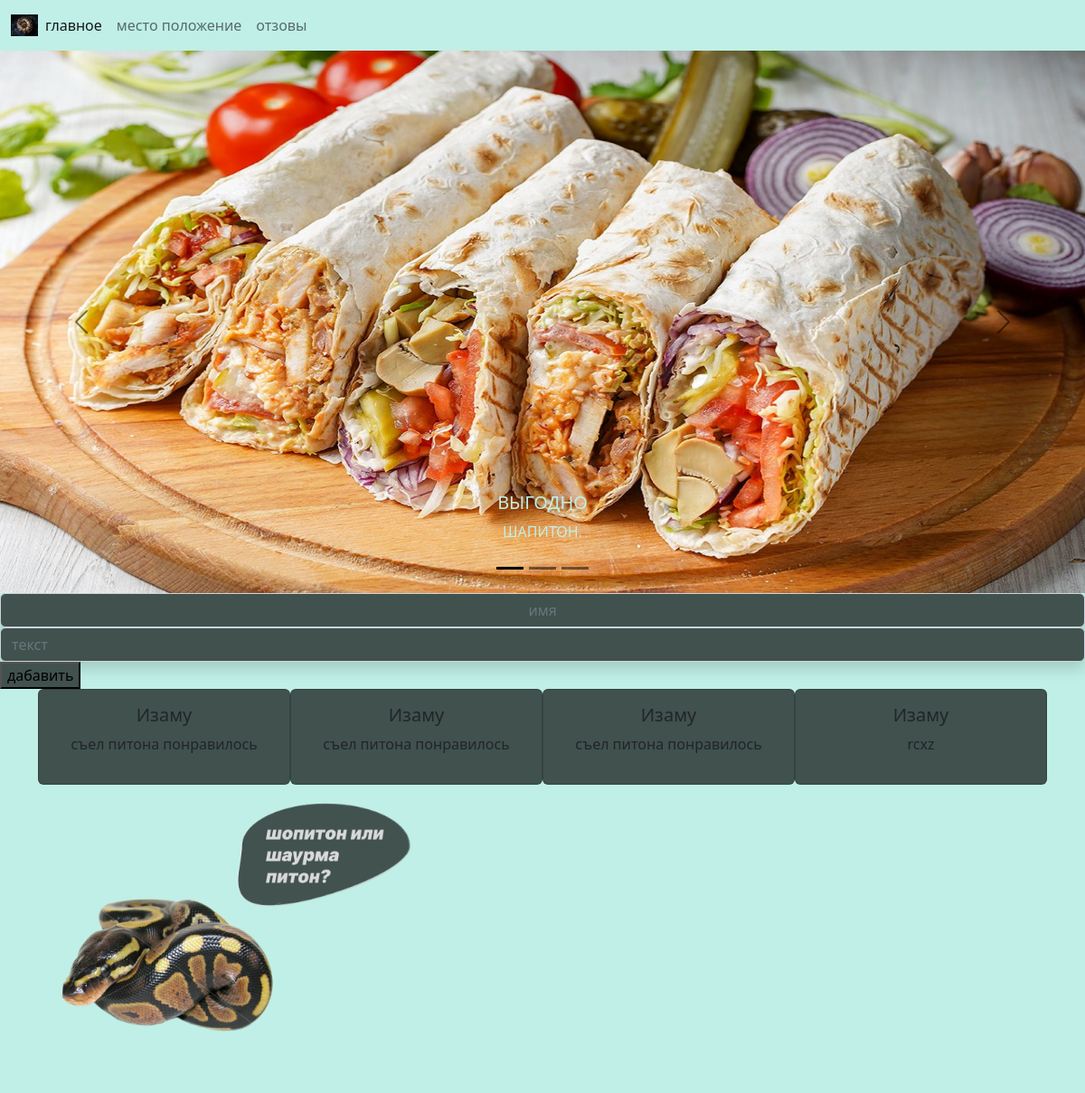
Page /odzov/ on the committed database.
### wer/models.py (models this page shows)
class Reviz(models.Model):
    name = models.CharField(max_length=150)
    text =models.TextField()
    creted_at = models.DateField(auto_now_add=True)

### wer/views.py (the view)
# urls.py: path("odzov/", blog, name="ger"),
def blog(request):
    revizs = Reviz.objects.all()
    if request.method =="POST":
        retr =request.POST.get("name")
        ter =request.POST.get("text")
        Reviz.objects.create(name =retr,text =ter)
    return render(request, "odzov.html",{"reviz":revizs})

### wer/templates/odzov.html (shortened to what this page needs)
{% load static %}
<!DOCTYPE html>
<html lang="en">
<head>
    <link rel="stylesheet" href="https://cdn.jsdelivr.net/npm/bootstrap@5.2.3/dist/css/bootstrap.min.css">
    <link rel="stylesheet" href="{% static 'wer/css/ii.css'%}">
</head>
<body>
  <header>
    <nav class="navbar navbar-expand-lg bg-body-tertiary">
      <div class="container-fluid">
        <img src="{% static 'wer/img/image1.png'%}" alt="Bootstrap" width="30" height="24">
        <div class="collapse navbar-collapse" id="navbarSupportedContent">
          <ul class="navbar-nav me-auto mb-2 mb-lg-0">
            <li class="nav-item">
              <a class="nav-link active" aria-current="page" href="{%url 'fer'%}">главное</a>
            </li>
            <li class="nav-item">
              <a class="nav-link" href="{%url 'ret'%}">место положение</a>
            </li>
            <li class="nav-item">
              <a class="nav-link" href="{%url 'ger'%}">отзовы</a>
            </li>
          </ul>
        </div>
      </div>
    </nav>
    <div id="carouselExampleDark" class="carousel carousel-dark slide">
      <div class="carousel-indicators">
        <button type="button" data-bs-target="#carouselExampleDark" data-bs-slide-to="0" class="active" aria-current="true" aria-label="Slide 1"></button>
        <button type="button" data-bs-target="#carouselExampleDark" data-bs-slide-to="1" aria-label="Slide 2"></button>
        <button type="button" data-bs-target="#carouselExampleDark" data-bs-slide-to="2" aria-label="Slide 3"></button>
      </div>
      <div class="carousel-inner tey">
        <div class="carousel-item active" data-bs-interval="10000">
          <img src="{% static 'wer/img/iii.png' %}" class="d-block w-100 sas" alt="...">
          <div class="carousel-caption d-none d-md-block">
            <h5 class="ert">ВЫГОДНО</h5>
            <p class="ert">ШАПИТОН.</p>
          </div>
        </div>
      </div>
      <button class="carousel-control-prev" type="button" data-bs-target="#carouselExampleDark" data-bs-slide="prev">
        <span class="carousel-control-prev-icon" aria-hidden="true"></span>
      </button>
      <button class="carousel-control-next" type="button" data-bs-target="#carouselExampleDark" data-bs-slide="next">
        <span class="carousel-control-next-icon" aria-hidden="true"></span>
      </button>
    </div>
  </header>
  <form method="post">
      <input class="shadow text-center form-control  text-primary wer " type="text" placeholder="имя" name="name">
      <input class="shadow text-conter form-control text-primary wer " type="text" placeholder="текст" name="text">
      <button class="wer" type="submit ">дабавить</button>
</form>
<div class="container d-flex justify-content-center ">
  {% for iterator in reviz %}
  <div class="card text-center ,flex-row wer" style="width: 18rem;">
      <div class="card-body">
          <h5 class="card-title">{{iterator.name}}</h5>
          <p>{{iterator.text}}</p>
      </div>
    </div>
    {% endfor %}
</div>
  <footer>
    <img src="{% static 'wer/img/ter.png'%}" alt="Bootstrap" width="40%" height="40%">
  </footer>
</body>
</html>

### wer/static/wer/css/ii.css (style rules this page uses)
body { background: #BFEFE6; }
.sas { height: 600px; }
.ert { color: #BFEFE6; }
.wer { background: #40514E; }
.tey { height: 600px; }

### rows in the picture
Reviz: name "Изаму", text "съел питона понравилось"
Reviz: name "Изаму", text "съел питона понравилось"
Reviz: name "Изаму", text "съел питона понравилось"
Reviz: name "Изаму", text "rcxz"
